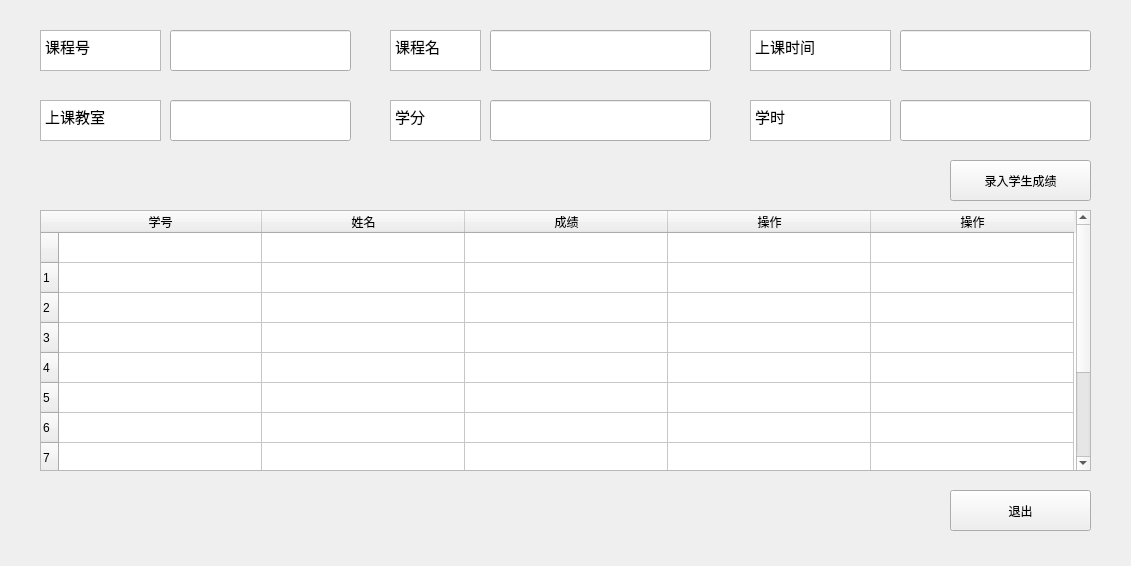
<?xml version="1.0" encoding="UTF-8"?>
<ui version="4.0">
 <class>Form</class>
 <widget class="QWidget" name="Form">
  <property name="geometry">
   <rect>
    <x>0</x>
    <y>0</y>
    <width>1131</width>
    <height>566</height>
   </rect>
  </property>
  <property name="windowTitle">
   <string>Form</string>
  </property>
  <widget class="QTableWidget" name="tableWidget">
   <property name="geometry">
    <rect>
     <x>40</x>
     <y>210</y>
     <width>1051</width>
     <height>261</height>
    </rect>
   </property>
   <attribute name="horizontalHeaderMinimumSectionSize">
    <number>24</number>
   </attribute>
   <attribute name="horizontalHeaderDefaultSectionSize">
    <number>203</number>
   </attribute>
   <row>
    <property name="text">
     <string/>
    </property>
   </row>
   <row>
    <property name="text">
     <string>1</string>
    </property>
   </row>
   <row>
    <property name="text">
     <string>2</string>
    </property>
   </row>
   <row>
    <property name="text">
     <string>3</string>
    </property>
   </row>
   <row>
    <property name="text">
     <string>4</string>
    </property>
   </row>
   <row>
    <property name="text">
     <string>5</string>
    </property>
   </row>
   <row>
    <property name="text">
     <string>6</string>
    </property>
   </row>
   <row>
    <property name="text">
     <string>7</string>
    </property>
   </row>
   <row>
    <property name="text">
     <string>8</string>
    </property>
   </row>
   <row>
    <property name="text">
     <string>9</string>
    </property>
   </row>
   <row>
    <property name="text">
     <string>10</string>
    </property>
   </row>
   <column>
    <property name="text">
     <string>学号</string>
    </property>
   </column>
   <column>
    <property name="text">
     <string>姓名</string>
    </property>
   </column>
   <column>
    <property name="text">
     <string>成绩</string>
    </property>
   </column>
   <column>
    <property name="text">
     <string>操作</string>
    </property>
   </column>
   <column>
    <property name="text">
     <string>操作</string>
    </property>
   </column>
  </widget>
  <widget class="QLineEdit" name="lineEdit_3">
   <property name="geometry">
    <rect>
     <x>900</x>
     <y>30</y>
     <width>191</width>
     <height>41</height>
    </rect>
   </property>
   <property name="font">
    <font>
     <pointsize>11</pointsize>
    </font>
   </property>
   <property name="text">
    <string/>
   </property>
  </widget>
  <widget class="QLineEdit" name="lineEdit_2">
   <property name="geometry">
    <rect>
     <x>170</x>
     <y>30</y>
     <width>181</width>
     <height>41</height>
    </rect>
   </property>
   <property name="font">
    <font>
     <pointsize>11</pointsize>
    </font>
   </property>
   <property name="text">
    <string/>
   </property>
  </widget>
  <widget class="QLineEdit" name="lineEdit_5">
   <property name="geometry">
    <rect>
     <x>900</x>
     <y>100</y>
     <width>191</width>
     <height>41</height>
    </rect>
   </property>
   <property name="font">
    <font>
     <pointsize>11</pointsize>
    </font>
   </property>
   <property name="text">
    <string/>
   </property>
  </widget>
  <widget class="QTextEdit" name="textEdit_5">
   <property name="geometry">
    <rect>
     <x>40</x>
     <y>100</y>
     <width>121</width>
     <height>41</height>
    </rect>
   </property>
   <property name="font">
    <font>
     <pointsize>11</pointsize>
    </font>
   </property>
   <property name="readOnly">
    <bool>true</bool>
   </property>
   <property name="html">
    <string>&lt;!DOCTYPE HTML PUBLIC &quot;-//W3C//DTD HTML 4.0//EN&quot; &quot;http://www.w3.org/TR/REC-html40/strict.dtd&quot;&gt;
&lt;html&gt;&lt;head&gt;&lt;meta name=&quot;qrichtext&quot; content=&quot;1&quot; /&gt;&lt;style type=&quot;text/css&quot;&gt;
p, li { white-space: pre-wrap; }
&lt;/style&gt;&lt;/head&gt;&lt;body style=&quot; font-family:'SimSun'; font-size:11pt; font-weight:400; font-style:normal;&quot;&gt;
&lt;p style=&quot; margin-top:0px; margin-bottom:0px; margin-left:0px; margin-right:0px; -qt-block-indent:0; text-indent:0px;&quot;&gt;上课教室&lt;/p&gt;&lt;/body&gt;&lt;/html&gt;</string>
   </property>
  </widget>
  <widget class="QTextEdit" name="textEdit_3">
   <property name="geometry">
    <rect>
     <x>40</x>
     <y>30</y>
     <width>121</width>
     <height>41</height>
    </rect>
   </property>
   <property name="font">
    <font>
     <pointsize>11</pointsize>
    </font>
   </property>
   <property name="readOnly">
    <bool>true</bool>
   </property>
   <property name="html">
    <string>&lt;!DOCTYPE HTML PUBLIC &quot;-//W3C//DTD HTML 4.0//EN&quot; &quot;http://www.w3.org/TR/REC-html40/strict.dtd&quot;&gt;
&lt;html&gt;&lt;head&gt;&lt;meta name=&quot;qrichtext&quot; content=&quot;1&quot; /&gt;&lt;style type=&quot;text/css&quot;&gt;
p, li { white-space: pre-wrap; }
&lt;/style&gt;&lt;/head&gt;&lt;body style=&quot; font-family:'SimSun'; font-size:11pt; font-weight:400; font-style:normal;&quot;&gt;
&lt;p style=&quot; margin-top:0px; margin-bottom:0px; margin-left:0px; margin-right:0px; -qt-block-indent:0; text-indent:0px;&quot;&gt;课程号&lt;/p&gt;&lt;/body&gt;&lt;/html&gt;</string>
   </property>
  </widget>
  <widget class="QLineEdit" name="lineEdit_4">
   <property name="geometry">
    <rect>
     <x>170</x>
     <y>100</y>
     <width>181</width>
     <height>41</height>
    </rect>
   </property>
   <property name="font">
    <font>
     <pointsize>11</pointsize>
    </font>
   </property>
   <property name="text">
    <string/>
   </property>
  </widget>
  <widget class="QTextEdit" name="textEdit_7">
   <property name="geometry">
    <rect>
     <x>390</x>
     <y>100</y>
     <width>91</width>
     <height>41</height>
    </rect>
   </property>
   <property name="font">
    <font>
     <pointsize>11</pointsize>
    </font>
   </property>
   <property name="readOnly">
    <bool>true</bool>
   </property>
   <property name="html">
    <string>&lt;!DOCTYPE HTML PUBLIC &quot;-//W3C//DTD HTML 4.0//EN&quot; &quot;http://www.w3.org/TR/REC-html40/strict.dtd&quot;&gt;
&lt;html&gt;&lt;head&gt;&lt;meta name=&quot;qrichtext&quot; content=&quot;1&quot; /&gt;&lt;style type=&quot;text/css&quot;&gt;
p, li { white-space: pre-wrap; }
&lt;/style&gt;&lt;/head&gt;&lt;body style=&quot; font-family:'SimSun'; font-size:11pt; font-weight:400; font-style:normal;&quot;&gt;
&lt;p style=&quot; margin-top:0px; margin-bottom:0px; margin-left:0px; margin-right:0px; -qt-block-indent:0; text-indent:0px;&quot;&gt;学分&lt;/p&gt;&lt;/body&gt;&lt;/html&gt;</string>
   </property>
  </widget>
  <widget class="QLineEdit" name="lineEdit">
   <property name="geometry">
    <rect>
     <x>490</x>
     <y>30</y>
     <width>221</width>
     <height>41</height>
    </rect>
   </property>
   <property name="font">
    <font>
     <pointsize>11</pointsize>
    </font>
   </property>
   <property name="text">
    <string/>
   </property>
  </widget>
  <widget class="QTextEdit" name="textEdit_2">
   <property name="geometry">
    <rect>
     <x>390</x>
     <y>30</y>
     <width>91</width>
     <height>41</height>
    </rect>
   </property>
   <property name="font">
    <font>
     <pointsize>11</pointsize>
    </font>
   </property>
   <property name="readOnly">
    <bool>true</bool>
   </property>
   <property name="html">
    <string>&lt;!DOCTYPE HTML PUBLIC &quot;-//W3C//DTD HTML 4.0//EN&quot; &quot;http://www.w3.org/TR/REC-html40/strict.dtd&quot;&gt;
&lt;html&gt;&lt;head&gt;&lt;meta name=&quot;qrichtext&quot; content=&quot;1&quot; /&gt;&lt;style type=&quot;text/css&quot;&gt;
p, li { white-space: pre-wrap; }
&lt;/style&gt;&lt;/head&gt;&lt;body style=&quot; font-family:'SimSun'; font-size:11pt; font-weight:400; font-style:normal;&quot;&gt;
&lt;p style=&quot; margin-top:0px; margin-bottom:0px; margin-left:0px; margin-right:0px; -qt-block-indent:0; text-indent:0px;&quot;&gt;课程名&lt;/p&gt;&lt;/body&gt;&lt;/html&gt;</string>
   </property>
  </widget>
  <widget class="QTextEdit" name="textEdit_6">
   <property name="geometry">
    <rect>
     <x>750</x>
     <y>100</y>
     <width>141</width>
     <height>41</height>
    </rect>
   </property>
   <property name="font">
    <font>
     <pointsize>11</pointsize>
    </font>
   </property>
   <property name="readOnly">
    <bool>true</bool>
   </property>
   <property name="html">
    <string>&lt;!DOCTYPE HTML PUBLIC &quot;-//W3C//DTD HTML 4.0//EN&quot; &quot;http://www.w3.org/TR/REC-html40/strict.dtd&quot;&gt;
&lt;html&gt;&lt;head&gt;&lt;meta name=&quot;qrichtext&quot; content=&quot;1&quot; /&gt;&lt;style type=&quot;text/css&quot;&gt;
p, li { white-space: pre-wrap; }
&lt;/style&gt;&lt;/head&gt;&lt;body style=&quot; font-family:'SimSun'; font-size:11pt; font-weight:400; font-style:normal;&quot;&gt;
&lt;p style=&quot; margin-top:0px; margin-bottom:0px; margin-left:0px; margin-right:0px; -qt-block-indent:0; text-indent:0px;&quot;&gt;学时&lt;/p&gt;&lt;/body&gt;&lt;/html&gt;</string>
   </property>
  </widget>
  <widget class="QLineEdit" name="lineEdit_6">
   <property name="geometry">
    <rect>
     <x>490</x>
     <y>100</y>
     <width>221</width>
     <height>41</height>
    </rect>
   </property>
   <property name="font">
    <font>
     <pointsize>11</pointsize>
    </font>
   </property>
   <property name="text">
    <string/>
   </property>
  </widget>
  <widget class="QTextEdit" name="textEdit_4">
   <property name="geometry">
    <rect>
     <x>750</x>
     <y>30</y>
     <width>141</width>
     <height>41</height>
    </rect>
   </property>
   <property name="font">
    <font>
     <pointsize>11</pointsize>
    </font>
   </property>
   <property name="readOnly">
    <bool>true</bool>
   </property>
   <property name="html">
    <string>&lt;!DOCTYPE HTML PUBLIC &quot;-//W3C//DTD HTML 4.0//EN&quot; &quot;http://www.w3.org/TR/REC-html40/strict.dtd&quot;&gt;
&lt;html&gt;&lt;head&gt;&lt;meta name=&quot;qrichtext&quot; content=&quot;1&quot; /&gt;&lt;style type=&quot;text/css&quot;&gt;
p, li { white-space: pre-wrap; }
&lt;/style&gt;&lt;/head&gt;&lt;body style=&quot; font-family:'SimSun'; font-size:11pt; font-weight:400; font-style:normal;&quot;&gt;
&lt;p style=&quot; margin-top:0px; margin-bottom:0px; margin-left:0px; margin-right:0px; -qt-block-indent:0; text-indent:0px;&quot;&gt;上课时间&lt;/p&gt;&lt;/body&gt;&lt;/html&gt;</string>
   </property>
  </widget>
  <widget class="QPushButton" name="pushButton">
   <property name="geometry">
    <rect>
     <x>950</x>
     <y>160</y>
     <width>141</width>
     <height>41</height>
    </rect>
   </property>
   <property name="text">
    <string>录入学生成绩</string>
   </property>
  </widget>
  <widget class="QPushButton" name="pushButton_2">
   <property name="geometry">
    <rect>
     <x>950</x>
     <y>490</y>
     <width>141</width>
     <height>41</height>
    </rect>
   </property>
   <property name="text">
    <string>退出</string>
   </property>
  </widget>
 </widget>
 <resources/>
 <connections/>
</ui>
